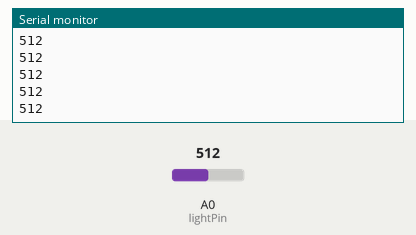
Bench run of a sketch on a simulated Arduino Uno, built with avr-gcc and run on an emulated ATmega328P. Shown: the last lines printed to the serial monitor. The inputs (shaded band) are chosen by the test bench; at power-on: A0 (lightPin) = 512.

Above: at 1.2 s.
1.3 s: A0 (lightPin) set to 716
At 1.68 s:
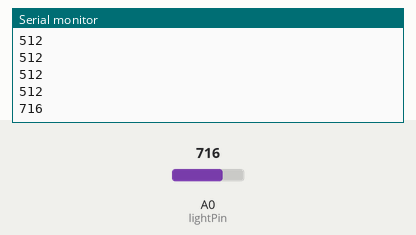
2.8 s: A0 (lightPin) set to 900
At 2.93 s:
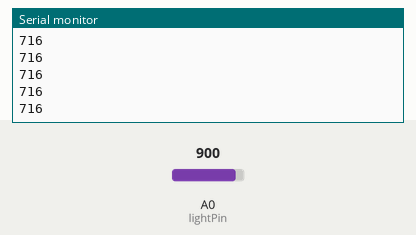
Timing chart, 0 to 5.8 s (numbered marks = the images above; inputs shaded):
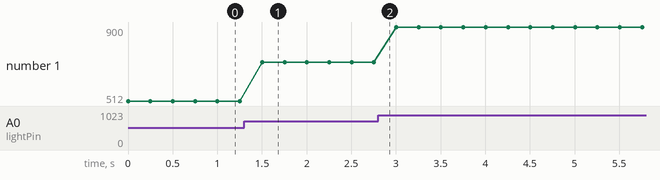

Measured:
- after the input at 1.3 s, the serial monitor: prints a new line after 0.20 s (image 1)
- plotted number 1: 512 → 716 after the input at 1.3 s, 716 → 900 after the input at 2.8 s

The sketch:

photoresistor_basics.ino
```cpp
int lightPin = A0;
int  lightVal;
int dt = 250;

void setup() {
  // put your setup code here, to run once:
Serial.begin(9600);
pinMode(lightPin, INPUT);

}

void loop() {
  // put your main code here, to run repeatedly:
lightVal = analogRead(lightPin);
Serial.println(lightVal);
delay(dt);
}
```
